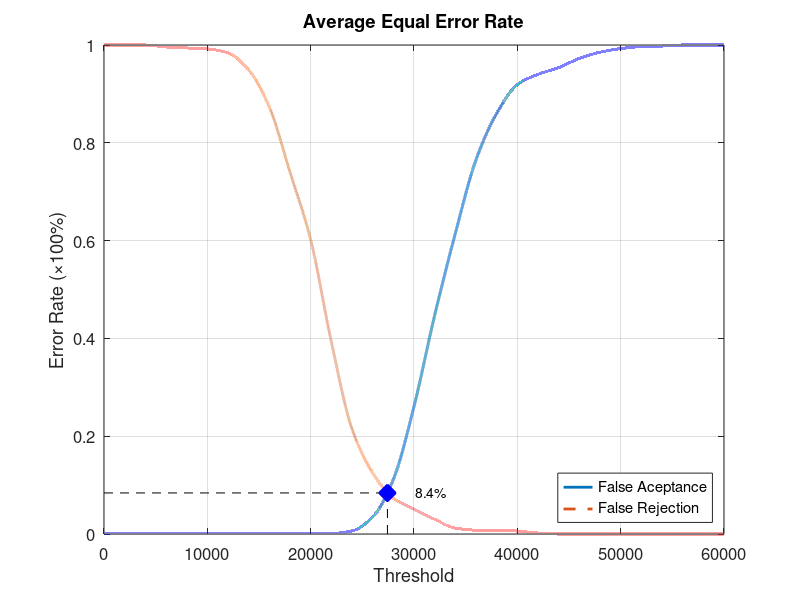
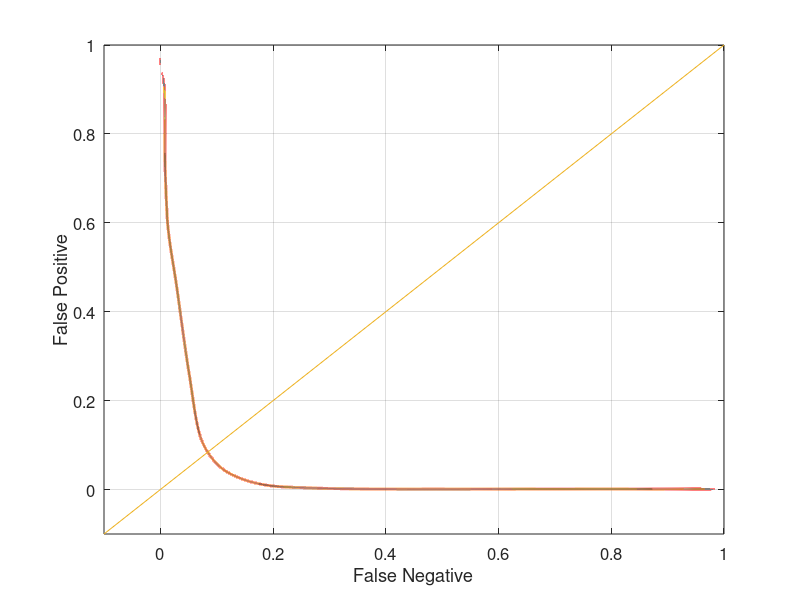

Here is the MATLAB script that generated these plots, in order:
function yEER = Database1Average
close all;
clear;
clc;
x = 0:2000:60000;
xq = 0:0.5:60000;

y0 = [0 0.00105263 0.00105263 0.00105263 0.00105263 0.00105263 0.00105263 0.00105263 0.00105263 0.00105263 0.00105263 0.00105263 0.00631579 0.0347368 0.111579 0.261053 0.447368 0.614737 0.765263 0.86 0.918947 0.94 0.953684 0.972632 0.985263 0.992632 0.996842 0.997895 1 1 1];
yy0 = interp1(x, y0, xq, 'pchip');
y1 = [1 1 1 0.996 0.994 0.992 0.984 0.949 0.873 0.74 0.602 0.393 0.215 0.125 0.073 0.051 0.03 0.012 0.008 0.008 0.006 0.002 0 0 0 0 0 0 0 0 0];
yy1 = interp1(x, y1, xq, 'pchip');

% Calculating EER: 
y2 = abs(y0 - y1);
find(y2 == min(y2))
yy2 = abs(yy0 - yy1);
xEER = find(yy2 == min(yy2));
xEERIndex = xq(xEER) % X-axis EER
yEER = yy0(xEER) % Y-axis EER

main = figure
plot(xq, yy0,'-','LineWidth', 2);	hold on
plot(xq, yy1,'--','LineWidth', 2);	hold on
plot([xEERIndex xEERIndex], [0 yEER], 'k--');	hold on
plot([0 xEERIndex], [yEER yEER], 'k--');	hold on
plot(xEERIndex, yEER, 'bx', 'LineWidth', 10);	hold on
text(xEERIndex + 10 * xEERIndex / 100, yEER, [num2str(round((10000 * yEER)) / 100) '%'])
legend('False Aceptance', 'False Rejection', 'Location', 'SouthEast')
xlabel('Threshold')
ylabel('Error Rate (\times100%)')
title('Average Equal Error Rate')
set(gca, 'FontSize', 12)
axis([0 60000 0 1])
grid on

print(main, 'Database1AverageMain', '-dpng');
FNRxFPR = figure('Color', [1 1 1]);
plot(yy1, yy0, '-', yy1, yy0, 'LineWidth', 2);
hold on
y = -0.1:0.1:1
plot(y, y); 
set(gca, 'FontSize', 12)
xlabel('False Negative')
ylabel('False Positive')
axis([-0.1 1 -0.1 1])
set(gca, 'FontSize', 12)
grid on

print(FNRxFPR, 'Database1AverageFNRxFPR','-dpng');
end
